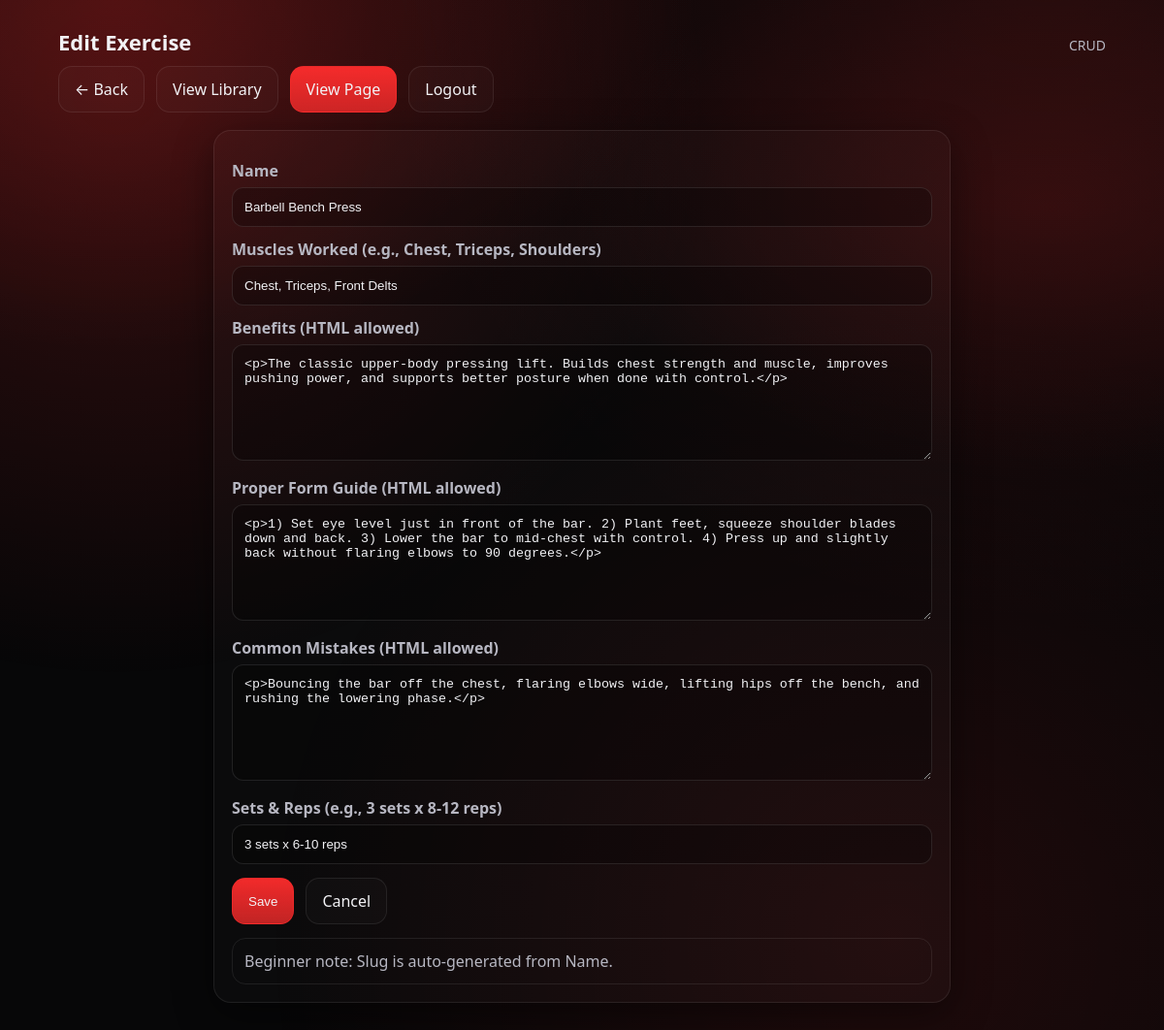
Screenshot of /admin/exercise_edit.php?slug=barbell-bench-press (signed in) with the database file from the repository.
### tables this page shows
CREATE TABLE IF NOT EXISTS exercises (
  id INT UNSIGNED NOT NULL AUTO_INCREMENT,
  name VARCHAR(200) NOT NULL,
  slug VARCHAR(220) NOT NULL,
  muscles_worked VARCHAR(200) NOT NULL,
  benefits MEDIUMTEXT NOT NULL,
  form_guide MEDIUMTEXT NOT NULL,
  mistakes MEDIUMTEXT NOT NULL,
  reps VARCHAR(120) NOT NULL DEFAULT '3 sets x 10-12 reps',
  created_at TIMESTAMP NOT NULL DEFAULT CURRENT_TIMESTAMP,
  PRIMARY KEY (id),
  UNIQUE KEY uniq_exercises_slug (slug),
  KEY idx_exercises_created (created_at)
);

### lib/db.php (called while the page is built, shortened)
<?php
if (!defined('SHUZHFIT_DB_LOADED')) {
    $config = require __DIR__ . '/../config/db.php';
    $dbHost = $config['host'] ?? '127.0.0.1';
    $dbName = $config['dbname'] ?? 'shuzhfit';
    $dbUser = $config['user'] ?? 'root';
    $dbPass = $config['pass'] ?? '';
    $dbPort = $config['port'] ?? 3306;
    function shuzhfit_pdo(): PDO
    {
        global $dbHost, $dbName, $dbUser, $dbPass, $dbPort;
        $dsn = "mysql:host={$dbHost};port={$dbPort};dbname={$dbName};charset=utf8mb4";
        $pdo = new PDO($dsn, $dbUser, $dbPass, [
            PDO::ATTR_ERRMODE => PDO::ERRMODE_EXCEPTION,
            PDO::ATTR_DEFAULT_FETCH_MODE => PDO::FETCH_ASSOC,
        ]);
        return $pdo;
    }
    function e(string $value): string
    {
        return htmlspecialchars($value, ENT_QUOTES, 'UTF-8');
    }
    function db_bind_all(PDOStatement $stmt, array $params): void
    {
        foreach ($params as $key => $value) {
            if ($value === null) {
                $stmt->bindValue($key, null, PDO::PARAM_NULL);
            } elseif (is_int($value)) {
                $stmt->bindValue($key, $value, PDO::PARAM_INT);
            } elseif (is_bool($value)) {
                $stmt->bindValue($key, (int)$value, PDO::PARAM_INT);
            } else {
                $stmt->bindValue($key, (string)$value, PDO::PARAM_STR);
            }
        }
    }
    function db_fetch_one(string $sql, array $params = []): ?array
    {
        $stmt = shuzhfit_pdo()->prepare($sql);
        db_bind_all($stmt, $params);
        $stmt->execute();
        $row = $stmt->fetch();
        return $row === false ? null : $row;
    }
}

### admin/exercise_edit.php (the view, shortened to what this page needs)
<?php
require __DIR__ . '/../lib/db.php';
$slug = trim($_GET['slug'] ?? '');
$editing = $slug !== '';
$existing = null;
if ($editing) {
    $existing = db_fetch_one('SELECT * FROM exercises WHERE slug = :slug LIMIT 1', [':slug' => $slug]);
}
$prefill = [
    'name' => $existing['name'] ?? '',
    'muscles_worked' => $existing['muscles_worked'] ?? '',
    'benefits' => $existing['benefits'] ?? '',
    'form_guide' => $existing['form_guide'] ?? '',
    'mistakes' => $existing['mistakes'] ?? '',
    'reps' => $existing['reps'] ?? '3 sets x 8-12 reps',
];
?>
<!doctype html>
<html lang="en">
<head>
    <link rel="stylesheet" href="../css/style.css" />
</head>
<body>
    <div class="bg-glow" aria-hidden="true"></div>
    <main class="container page">
        <div class="section-title" style="margin-top:0;">
            <h2><?php echo $editing ? 'Edit Exercise' : 'Add Exercise'; ?></h2>
            <span>CRUD</span>
        </div>
        <div style="display:flex; gap:12px; flex-wrap:wrap; align-items:center;">
            <a class="btn" href="exercises.php">← Back</a>
            <a class="btn" href="../exercises.php">View Library</a>
            <?php if ($editing && $existing): ?>
                <a class="btn btn-primary" href="../exercise_page.php?slug=<?php echo urlencode($existing['slug']); ?>" target="_blank">View Page</a>
            <?php endif; ?>
            <a class="btn" href="logout.php">Logout</a>
        </div>
        <div class="form-wrap" style="margin-top:18px;">
            <div class="form-card">
                <form method="post" action="">
                    <label>Name</label>
                    <input type="text" name="name" required value="<?php echo e($prefill['name']); ?>" />
                    <label>Muscles Worked (e.g., Chest, Triceps, Shoulders)</label>
                    <input type="text" name="muscles_worked" required value="<?php echo e($prefill['muscles_worked']); ?>" />
                    <label>Benefits (HTML allowed)</label>
                    <textarea name="benefits" required><?php echo e($prefill['benefits']); ?></textarea>
                    <label>Proper Form Guide (HTML allowed)</label>
                    <textarea name="form_guide" required><?php echo e($prefill['form_guide']); ?></textarea>
                    <label>Common Mistakes (HTML allowed)</label>
                    <textarea name="mistakes" required><?php echo e($prefill['mistakes']); ?></textarea>
                    <label>Sets & Reps (e.g., 3 sets x 8-12 reps)</label>
                    <input type="text" name="reps" required value="<?php echo e($prefill['reps']); ?>" />
                    <div class="form-actions">
                        <button class="btn btn-primary" type="submit" name="save">Save</button>
                        <a class="btn" href="exercises.php">Cancel</a>
                    </div>
                    <p class="notice" style="margin-top:14px; color:var(--muted);">
                        Beginner note: Slug is auto-generated from Name.
                    </p>
                </form>
            </div>
        </div>
    </main>
</body>
</html>

### css/style.css (style rules this page uses)
:root { --bg: #070708; --panel: #0f1013; --panel-2: #14151b; --text: #f2f2f5; --muted: #b7b7c2; --accent: #ff2d2d; --accent-2: #ff4d4d; --border: rgba(255, 255, 255, 0.08); --shadow: 0 12px 40px rgba(0, 0, 0, 0.45); }
* { box-sizing: border-box; }
html, body { height: 100%; }
body { margin: 0; min-height: 100vh; font-family: ui-sans-serif, system-ui, -apple-system, Segoe UI, Roboto, Arial, "Noto Sans", "Liberation Sans", sans-serif; background: radial-gradient( 1000px 600px at 10% 0%, rgba(255, 45, 45, 0.18), transparent 60% ), radial-gradient( 900px 500px at 90% 20%, rgba(255, 45, 45, 0.12), transparent 55% ), var(--bg); color: var(--text); display: flex; flex-direction: column; }
a { color: inherit; text-decoration: none; }
.container { width: min(1080px, calc(100% - 32px)); margin: 0 auto; }
.bg-glow { position: fixed; inset: -200px; background: radial-gradient( circle at 20% 20%, rgba(255, 45, 45, 0.18), transparent 35% ), radial-gradient( circle at 80% 10%, rgba(255, 45, 45, 0.12), transparent 38% ), radial-gradient(circle at 70% 80%, rgba(255, 45, 45, 0.1), transparent 40%); pointer-events: none; z-index: -1; }
.page { padding: 28px 0; }
.btn { display: inline-flex; align-items: center; justify-content: center; padding: 12px 16px; border-radius: 14px; border: 1px solid var(--border); background: rgba(255, 255, 255, 0.02); color: var(--text); transition: 160ms ease; }
.btn-primary { border-color: rgba(255, 45, 45, 0.5); background: linear-gradient( 180deg, rgba(255, 45, 45, 0.95), rgba(255, 45, 45, 0.75) ); }
.section-title { margin-top: 26px; margin-bottom: 10px; display: flex; align-items: baseline; justify-content: space-between; gap: 12px; }
.section-title h2 { margin: 0; font-size: 22px; }
.section-title span { color: var(--muted); font-size: 14px; }
.form-wrap { max-width: 760px; margin: 0 auto; }
.form-card { background: rgba(255, 255, 255, 0.02); border: 1px solid var(--border); border-radius: 18px; padding: 18px; box-shadow: var(--shadow); }
label { display: block; margin-top: 12px; color: var(--muted); font-weight: 600; }
input, textarea { width: 100%; margin-top: 6px; padding: 12px 12px; border-radius: 12px; border: 1px solid rgba(255, 255, 255, 0.1); background: rgba(0, 0, 0, 0.25); color: var(--text); outline: none; }
textarea { min-height: 120px; resize: vertical; }
.form-actions { margin-top: 14px; display: flex; gap: 12px; flex-wrap: wrap; }
.notice { margin: 12px 0 0; padding: 12px; border-radius: 14px; border: 1px solid var(--border); }

### rows the page displays
exercises: name "Barbell Bench Press", muscles_worked "Chest, Triceps, Front Delts", benefits "<p>The classic upper-body pressing lift. Builds chest strength and muscle, improves pushing power, and supports better posture when done with control.</p>", form_guide "<p>1) Set eye level just in front of the bar. 2) Plant feet, squeeze shoulder blades down and back. 3) Lower the bar to mid-chest with control. 4) Press up and slightly back without flaring elbows to 90 degrees.</p>", mistakes "<p>Bouncing the bar off the chest, flaring elbows wide, lifting hips off the bench, and rushing the lowering phase.</p>", reps "3 sets x 6-10 reps"
